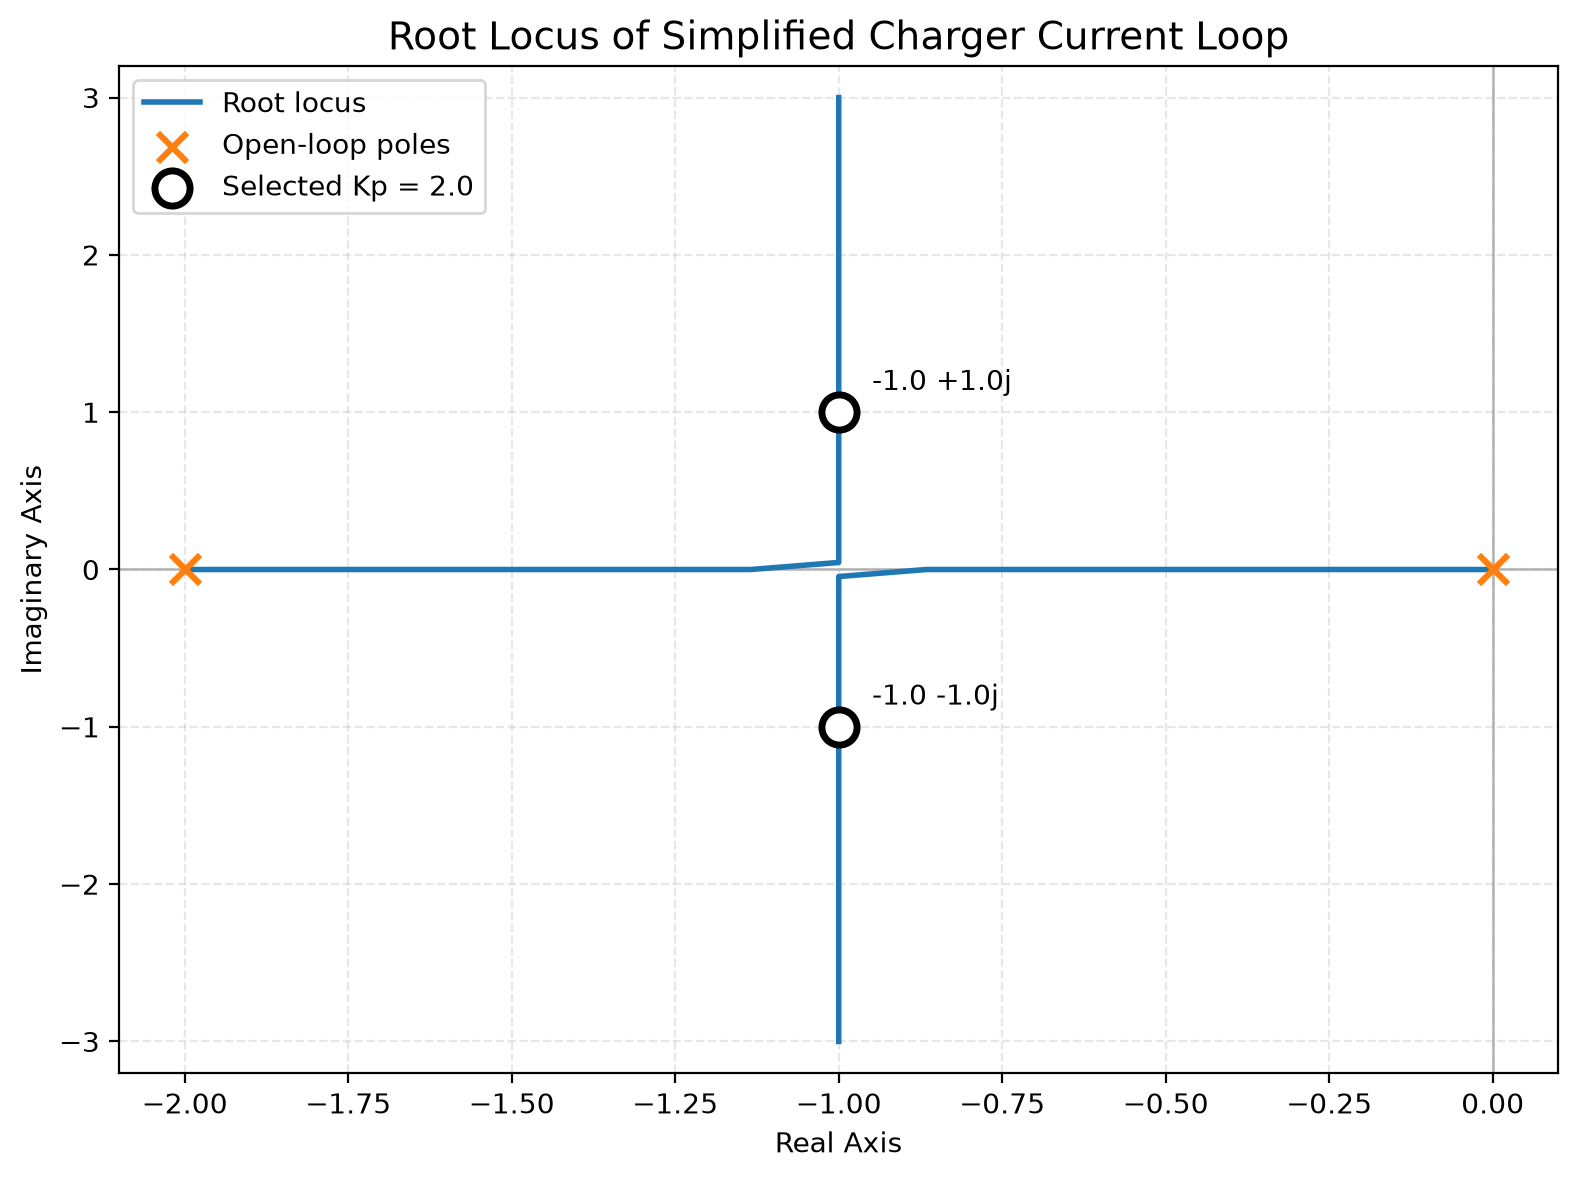

Recreate this plot in Python.
import json
from pathlib import Path

import matplotlib.pyplot as plt
import numpy as np


PROJECT_ROOT = Path(__file__).resolve().parents[1]

CONFIG_PATH = (
        PROJECT_ROOT
        / "config"
        / "control_parameters.json"
)


def load_parameters():
    with open(CONFIG_PATH, "r") as file:
        config = json.load(file)

    return (
        float(config["kp"]),
        int(config["control_period_ms"])
    )


def closed_loop_poles(k: float):
    # Simplified charger current plant:
    #
    #           1
    # G(s) = --------
    #        s(s + 2)
    #
    # With proportional gain K and unity feedback:
    #
    # s^2 + 2s + K = 0

    return np.roots([1.0, 2.0, k])


kp, control_period_ms = load_parameters()

gains = np.linspace(0.0, 10.0, 500)

branch_1 = []
branch_2 = []

for gain in gains:
    poles = closed_loop_poles(gain)

    branch_1.append(poles[0])
    branch_2.append(poles[1])

branch_1 = np.asarray(branch_1)
branch_2 = np.asarray(branch_2)

selected_poles = closed_loop_poles(kp)

natural_frequency = np.sqrt(kp)
damping_ratio = 1.0 / natural_frequency

overshoot = np.exp(
    -damping_ratio * np.pi
    / np.sqrt(1.0 - damping_ratio ** 2)
) * 100.0


print(f"Configuration: {CONFIG_PATH}")
print(f"Selected gain: Kp = {kp}")
print(f"Embedded control period: {control_period_ms} ms")

for index, pole in enumerate(selected_poles, start=1):
    print(f"Closed-loop pole {index}: {pole:.3f}")

print(
    f"Natural frequency: "
    f"{natural_frequency:.3f} rad/s"
)

print(
    f"Damping ratio: "
    f"{damping_ratio:.3f}"
)

print(
    f"Theoretical step overshoot: "
    f"{overshoot:.2f}%"
)


# -------------------------
# Plot root locus
# -------------------------

fig, ax = plt.subplots(figsize=(8, 6))

# Root-locus branches
# Both branches use the same color because they belong
# to the same root locus.
ax.plot(
    branch_1.real,
    branch_1.imag,
    linewidth=2.0,
    color="C0",
    label="Root locus",
    zorder=2
)

ax.plot(
    branch_2.real,
    branch_2.imag,
    linewidth=2.0,
    color="C0",
    zorder=2
)

# Open-loop poles: s = -2 and s = 0
ax.scatter(
    [-2.0, 0.0],
    [0.0, 0.0],
    marker="x",
    s=110,
    linewidths=2.2,
    color="C1",
    zorder=4,
    label="Open-loop poles"
)

# Selected closed-loop poles for the Kp loaded
# from control_parameters.json.
#
# White-filled circles with black borders make them
# clearly visible on top of the root-locus branches.
ax.scatter(
    selected_poles.real,
    selected_poles.imag,
    marker="o",
    s=160,
    facecolors="white",
    edgecolors="black",
    linewidths=2.5,
    zorder=10,
    label=f"Selected Kp = {kp}"
)

# Annotate selected poles
for pole in selected_poles:
    ax.annotate(
        f"{pole.real:.1f} {pole.imag:+.1f}j",
        xy=(pole.real, pole.imag),
        xytext=(12, 8),
        textcoords="offset points",
        fontsize=10
    )

# Real and imaginary axes.
# Keep these visually in the background so they cannot
# be mistaken for root-locus branches.
ax.axhline(
    0.0,
    color="gray",
    linewidth=0.9,
    alpha=0.6,
    zorder=0
)

ax.axvline(
    0.0,
    color="gray",
    linewidth=0.9,
    alpha=0.6,
    zorder=0
)

ax.set_title(
    "Root Locus of Simplified Charger Current Loop",
    fontsize=14
)

ax.set_xlabel("Real Axis")
ax.set_ylabel("Imaginary Axis")

ax.set_xlim(-2.1, 0.1)
ax.set_ylim(-3.2, 3.2)

ax.grid(
    True,
    linestyle="--",
    alpha=0.30,
    zorder=0
)

ax.legend(
    loc="upper left",
    frameon=True
)

fig.tight_layout()

fig.savefig(
    PROJECT_ROOT / "analysis" / "root_locus.png",
    dpi=200,
    bbox_inches="tight"
)

plt.show()
